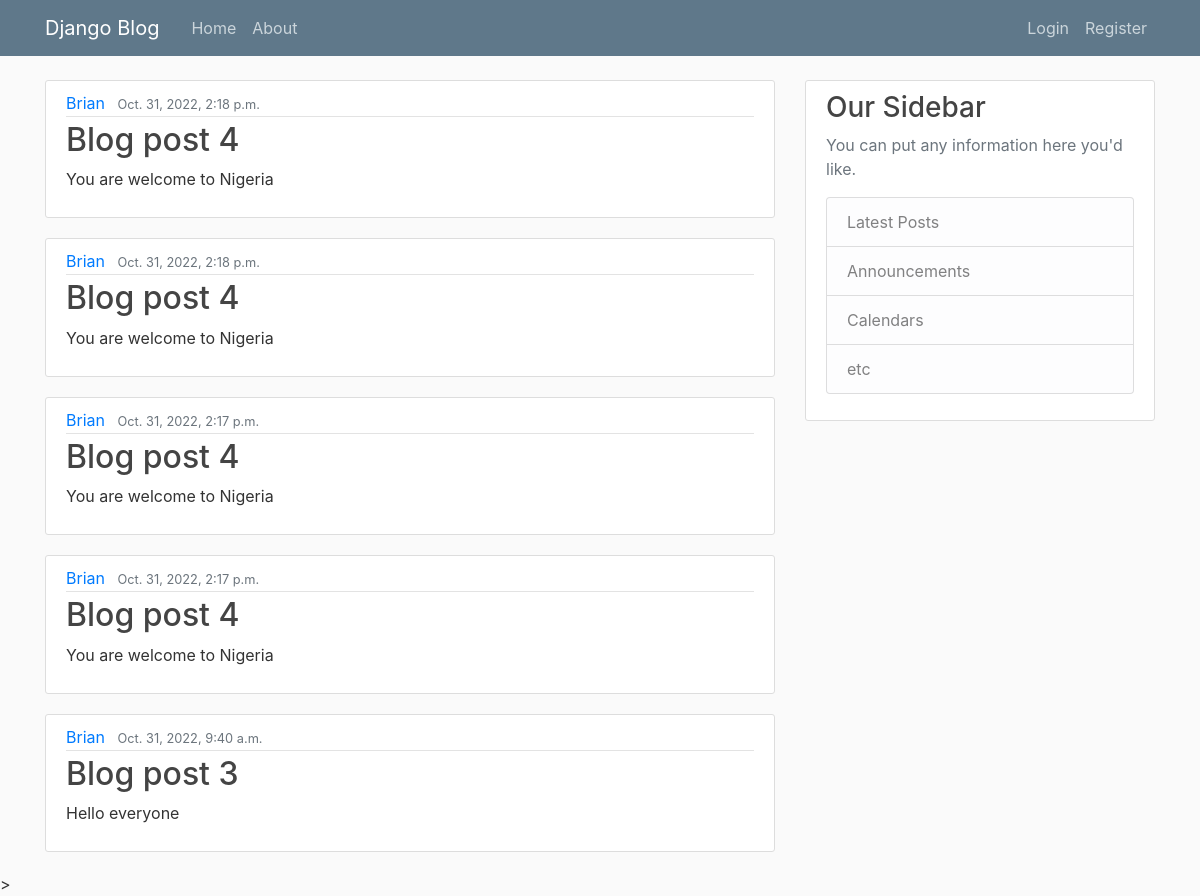
The page / on the database its author committed.
### blog/models.py (models this page shows, shortened)
class Post(models.Model):
    title = models.CharField(max_length = 100)
    content = models.TextField()
    date_posted = models.DateTimeField( default = timezone.now)
    author = models.ForeignKey(User, on_delete = models.CASCADE)

### blog/views.py (the view)
# urls.py: path('', PostListView.as_view(), name = 'blog-home'),
class PostListView(ListView):
    model = Post
    template_name = 'blog/home.html'
    context_object_name = 'posts'
    ordering = ['-date_posted']
    paginate_by = 5

### blog/templates/blog/home.html
{% extends 'blog/base.html' %}
{% block content %}
    {% for post in posts %}
    <article class="media content-section">
        <div class="media-body">
          <div class="article-metadata">
            <a class="mr-2" href="#">{{ post.author }}</a>
            <small class="text-muted">{{ post.date_posted }}</small>
          </div>
          <h2><a class="article-title" href="{% url 'post_detail' post.id %}">{{ post.title }}</a></h2>
          <p class="article-content">{{ post.content }}</p>
        </div>
    </article>
    {% endfor %}
{% endblock %}

### blog/templates/blog/base.html (shortened to what this page needs)
{% load static %}
<!DOCTYPE html>
<html lang="en">
<head>
     <link rel="stylesheet" href="https://cdn.jsdelivr.net/npm/bootstrap@4.1.3/dist/css/bootstrap.min.css">
     <link rel="stylesheet"  type = 'text/css' href=" {% static 'blog/main.css' %}">
</head>
<body>
    <header class="site-header">
        <nav class="navbar navbar-expand-md navbar-dark bg-steel fixed-top">
          <div class="container">
            <a class="navbar-brand mr-4" href="{% url 'blog-home' %}">Django Blog</a>
            <div class="collapse navbar-collapse" id="navbarToggle">
              <div class="navbar-nav mr-auto">
                <a class="nav-item nav-link" href=" {% url 'blog-home' %}">Home</a>
                <a class="nav-item nav-link" href=" {% url 'blog-about' %}">About</a>
              </div>
              <div class="navbar-nav">
                {% if user.is_authenticated %}
                <a class="nav-item nav-link" href="{% url 'post_create'  %}">New Post</a>
                <a class="nav-item nav-link" href="{% url 'profile' %}"> Profile </a>
                <a class="nav-item nav-link" href="{% url 'logout' %}">Log Out</a>
                {% else %}
                <a class="nav-item nav-link" href="{% url 'login' %}">Login</a>
                <a class="nav-item nav-link" href="{% url 'register' %}">Register</a>
                {% endif %}
              </div>
            </div>
          </div>
        </nav>
      </header>
      <main role="main" class="container">
        <div class="row">
          <div class="col-md-8">
            {% block content %}{% endblock %}
          </div>
          <div class="col-md-4">
            <div class="content-section">
              <h3>Our Sidebar</h3>
              <p class='text-muted'>You can put any information here you'd like.
                <ul class="list-group">
                  <li class="list-group-item list-group-item-light">Latest Posts</li>
                  <li class="list-group-item list-group-item-light">Announcements</li>
                  <li class="list-group-item list-group-item-light">Calendars</li>
                  <li class="list-group-item list-group-item-light">etc</li>
                </ul>
              </p>
            </div>
          </div>
        </div>
      </main>>
</body>
</html>

### blog/static/blog/main.css (style rules this page uses)
body { background: #fafafa; color: #333333; margin-top: 5rem; }
h1, h2, h3, h4, h5, h6 { color: #444444; }
ul { margin: 0; }
.bg-steel { background-color: #5f788a; }
.site-header .navbar-nav .nav-link { color: #cbd5db; }
.content-section { background: #ffffff; padding: 10px 20px; border: 1px solid #dddddd; border-radius: 3px; margin-bottom: 20px; }
.article-title { color: #444444; }
.article-content { white-space: pre-line; }
.article-metadata { padding-bottom: 1px; margin-bottom: 4px; border-bottom: 1px solid #e3e3e3 }

### rows shown on the page
Post: author "Brian", date_posted "Oct. 31, 2022, 2:18 p.m.", title "Blog post 4", content "You are welcome to Nigeria"
Post: author "Brian", date_posted "Oct. 31, 2022, 2:18 p.m.", title "Blog post 4", content "You are welcome to Nigeria"
Post: author "Brian", date_posted "Oct. 31, 2022, 2:17 p.m.", title "Blog post 4", content "You are welcome to Nigeria"
Post: author "Brian", date_posted "Oct. 31, 2022, 2:17 p.m.", title "Blog post 4", content "You are welcome to Nigeria"
Post: author "Brian", date_posted "Oct. 31, 2022, 9:40 a.m.", title "Blog post 3", content "Hello everyone"
